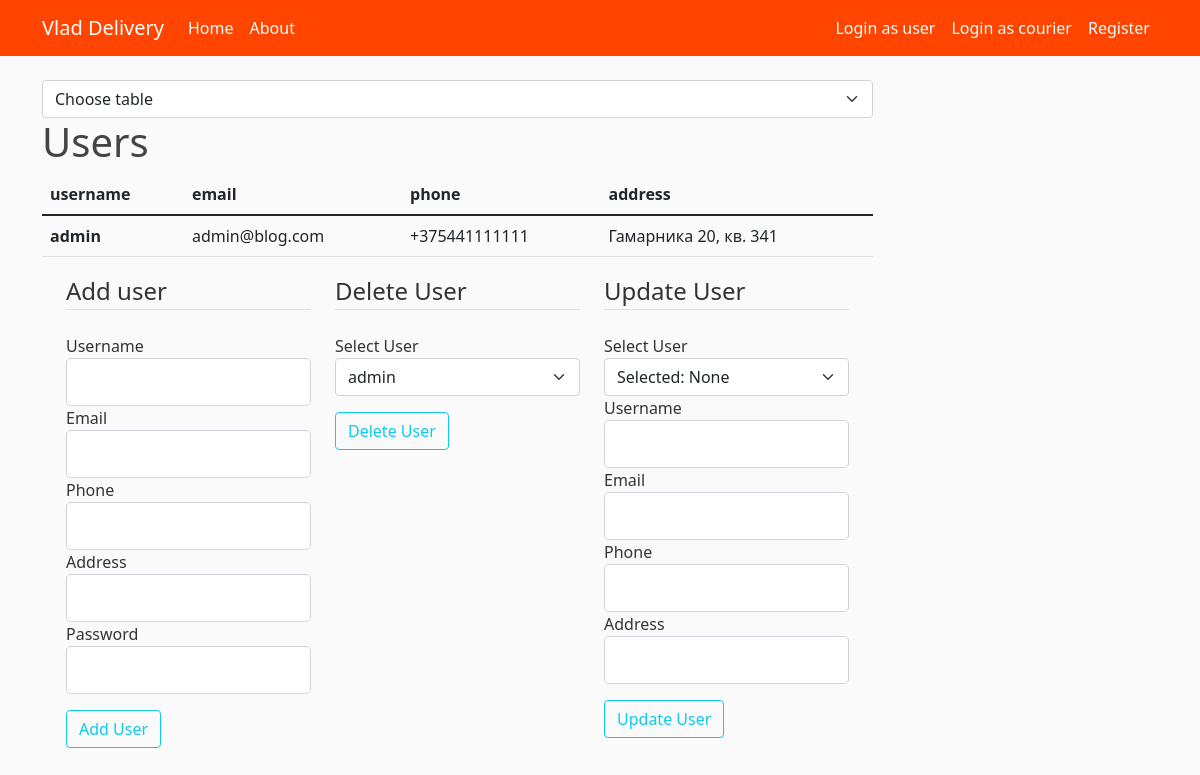
Page /admin_tables/users/ on the earlier database version.
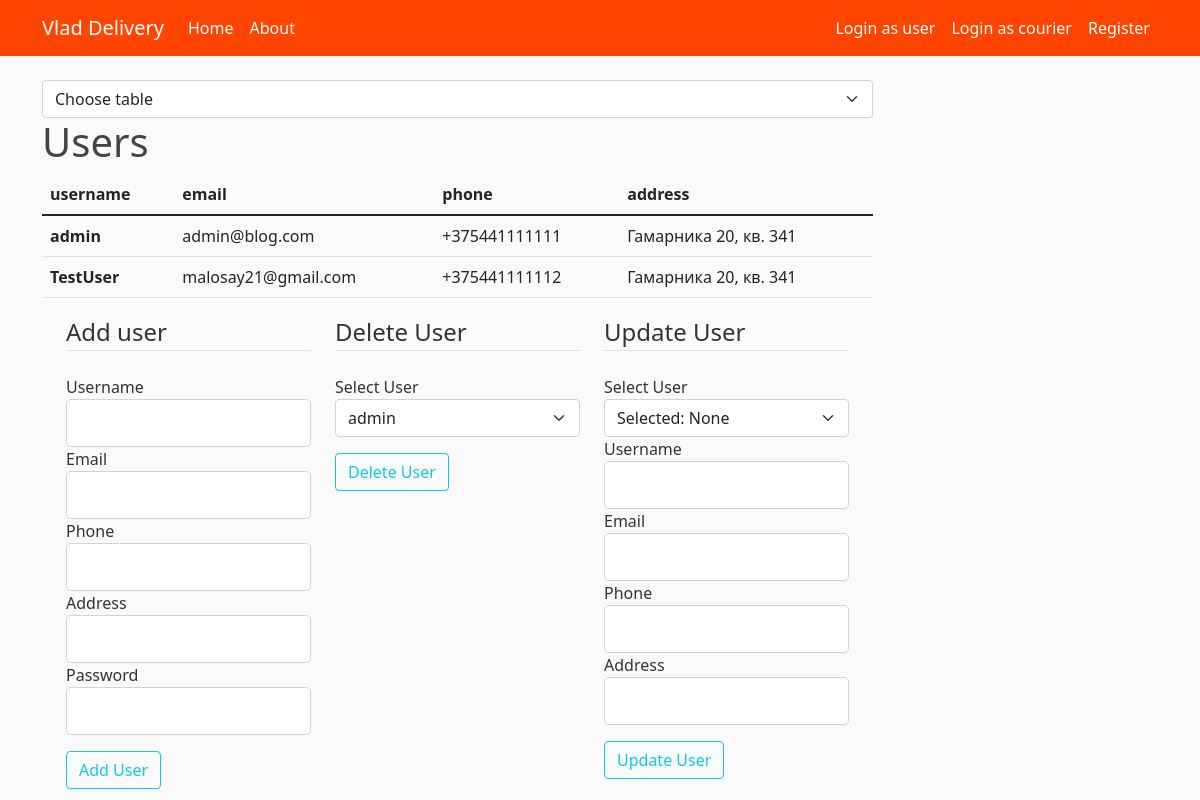
Same page on the later database version.
### bd_project/models.py (models this page shows, shortened)
class BaseModel(Model):
    id = PrimaryKeyField(unique=True)
    class Meta:
        database = db
        order_by = 'id'

class User(BaseModel, UserMixin):
    username = CharField(max_length=20, unique=True, null=False)
    email = CharField(max_length=20, unique=True, null=False)
    phone = CharField(max_length=15, unique=True, null=False)
    address = CharField(max_length=20, null=False)
    password = CharField(max_length=60, null=False)
    class Meta:
        db_table = 'Users'

### bd_project/admin_users_table/routes.py (the view)
@admin_users_table.route('/admin_tables/users/', methods=['GET'])
def users_table():
    selected_username = 'None'
    users, add_form, delete_form, update_form = init_users_forms_and_users()
    delete_form.select_del_user.choices = [(g.id, g.username) for g in users]
    return render_template('admin_pages/table_users.html', title='users', users=users, add_form=add_form,
                           delete_form=delete_form, update_form=update_form, selected_username=selected_username)

### bd_project/admin_users_table/forms.py (shortened to what this page needs)
class AddUserForm(FlaskForm):
    username_add_form = StringField('Username',
                                    validators=[DataRequired(), Length(min=2, max=20)])
    email = StringField('Email',
                        validators=[DataRequired(), Email()])
    phone = StringField('Phone',
                        validators=[DataRequired()])
    address = StringField('Address',
                          validators=[DataRequired()])
    password = PasswordField('Password', validators=[DataRequired()])
    add_submit = SubmitField('Add User')

class DeleteUserForm(FlaskForm):
    select_del_user = SelectField('Select User', coerce=int)
    del_submit = SubmitField('Delete User')

### bd_project/admin_users_table/utils.py (called while the page is built)
def init_users_forms_and_users():
    users = User.select()
    add_form = AddUserForm()
    delete_form = DeleteUserForm()
    update_form = UpdateUserForm()
    return users, add_form, delete_form, update_form

### bd_project/templates/admin_pages/table_users.html (shortened to what this page needs)
{% extends "admin_pages/admin.html" %}
{% block table %}
<body>
<h1>Users</h1>
<table class="table table">
    <thead>
    <tr>
        <th scope="col">username</th>
        <th scope="col">email</th>
        <th scope="col">phone</th>
        <th scope="col">address</th>
    </tr>
    </thead>
    <tbody>
    {% for user in users %}
    <tr>
        <th scope="row">{{ user.username }}</th>
        <td>{{ user.email }}</td>
        <td>{{ user.phone }}</td>
        <td>{{ user.address }}</td>
    </tr>
    {% endfor %}
    </tbody>
</table>
<div class="container">
    <div class="row">
        <div class="col">
            <form method="post" action="{{ url_for('admin_users_table.user_creation') }}">
                <fieldset class="form-group">
                    <legend class="border-bottom mb-4">Add user</legend>
                    <div class="form-group">
                        {{ add_form.username_add_form.label(class="form-control-label") }}
                        {% if add_form.username_add_form.errors %}
                        {{ add_form.username_add_form(class="form-control form-control-lg is-invalid") }}
                        <div class="invalid-feedback">
                            {% for error in add_form.username_add_form.errors %}
                            <span>{{ error }}</span>
                            {% endfor %}
                        </div>
                        {% else %}
                        {{ add_form.username_add_form(class="form-control form-control-lg") }}
                        {% endif %}
                    </div>
                    <div class="form-group">
                        {{ add_form.email.label(class="form-control-label") }}
                        {% if add_form.email.errors %}
                        {{ add_form.email(class="form-control form-control-lg is-invalid") }}
                        <div class="invalid-feedback">
                            {% for error in add_form.email.errors %}
                            <span>{{ error }}</span>
                            {% endfor %}
                        </div>
                        {% else %}
                        {{ add_form.email(class="form-control form-control-lg") }}
                        {% endif %}
                    </div>
                    <div class="form-group">
                        {{ add_form.phone.label(class="form-control-label") }}
                        {% if add_form.phone.errors %}
                        {{ add_form.phone(class="form-control form-control-lg is-invalid") }}
                        <div class="invalid-feedback">
                            {% for error in add_form.phone.errors %}
                            <span>{{ error }}</span>
                            {% endfor %}
                        </div>
                        {% else %}
                        {{ add_form.phone(class="form-control form-control-lg") }}
                        {% endif %}
                    </div>
                    <div class="form-group">
                        {{ add_form.address.label(class="form-control-label") }}
                        {% if add_form.address.errors %}
                        {{ add_form.address(class="form-control form-control-lg is-invalid") }}
                        <div class="invalid-feedback">
                            {% for error in add_form.address.errors %}
                            <span>{{ error }}</span>
                            {% endfor %}
                        </div>
                        {% else %}
                        {{ add_form.address(class="form-control form-control-lg") }}
                        {% endif %}
                    </div>
                    <div class="form-group">
                        {{ add_form.password.label(class="form-control-label") }}
                        {% if add_form.password.errors %}
                        {{ add_form.password(class="form-control form-control-lg is-invalid") }}
                        <div class="invalid-feedback">
                            {% for error in add_form.password.errors %}
                            <span>{{ error }}</span>
                            {% endfor %}
                        </div>
                        {% else %}
                        {{ add_form.password(class="form-control form-control-lg") }}
                        {% endif %}
                    </div>
                    <div class="form-group pt-3">
                        {{ add_form.add_submit(class="btn btn-outline-info") }}
                    </div>
                </fieldset>
            </form>
        </div>
        <div class="col">
            <form method="post" action="{{ url_for('admin_users_table.user_removing') }}">
                <fieldset class="form-group">
                    <legend class="border-bottom mb-4">Delete User</legend>
                    <div class="form-group">
                        {{ delete_form.select_del_user.label(class="form-control-label") }}
                        {{ delete_form.select_del_user(class="form-select") }}
                    </div>
                    <div class="form-group pt-3">
                        {{ delete_form.del_submit(class="btn btn-outline-info") }}
                    </div>
                </fieldset>
            </form>
        </div>
        <div class="col">
            <form method="post" action="">
                <fieldset class="form-group">
                    <legend class="border-bottom mb-4">Update User</legend>
                    <label class="form-control-label">Select User</label>
                    <select class="form-select " onchange="location = this.value;" name="forma">
                        <option selected>Selected: {{ selected_username }}</option>
                    </select>
                    <div class="form-group">
                        {{ update_form.username_update.label(class="form-control-label") }}
                        {% if update_form.username_update.errors %}
                        {{ update_form.username_update(class="form-control form-control-lg is-invalid") }}
                        <div class="invalid-feedback">
                            {% for error in update_form.username_update.errors %}
                            <span>{{ error }}</span>
                            {% endfor %}
                        </div>
                        {% else %}
                        {{ update_form.username_update(class="form-control form-control-lg") }}
                        {% endif %}
                    </div>
                    <div class="form-group">
                        {{ update_form.email_update.label(class="form-control-label") }}
                        {% if update_form.email_update.errors %}
                        {{ update_form.email_update(class="form-control form-control-lg is-invalid") }}
                        <div class="invalid-feedback">
                            {% for error in update_form.email_update.errors %}
                            <span>{{ error }}</span>
                            {% endfor %}
                        </div>
                        {% else %}
                        {{ update_form.email_update(class="form-control form-control-lg") }}
                        {% endif %}
                    </div>
                    <div class="form-group">
                        {{ update_form.phone_update.label(class="form-control-label") }}
                        {% if update_form.phone_update.errors %}
                        {{ update_form.phone_update(class="form-control form-control-lg is-invalid") }}
                        <div class="invalid-feedback">
                            {% for error in update_form.phone_update.errors %}
                            <span>{{ error }}</span>
                            {% endfor %}
                        </div>
                        {% else %}
                        {{ update_form.phone_update(class="form-control form-control-lg") }}
                        {% endif %}
                    </div>
                    <div class="form-group">
                        {{ update_form.address_update.label(class="form-control-label") }}
                        {% if update_form.address_update.errors %}
                        {{ update_form.address_update(class="form-control form-control-lg is-invalid") }}
                        <div class="invalid-feedback">
                            {% for error in update_form.address_update.errors %}
                            <span>{{ error }}</span>
                            {% endfor %}
                        </div>
                        {% else %}
                        {{ update_form.address_update(class="form-control form-control-lg") }}
                        {% endif %}
                    </div>
                    <div class="form-group pt-3">
                        {{ update_form.submit_update(class="btn btn-outline-info") }}
                    </div>
                </fieldset>
            </form>
        </div>
    </div>
</div>
</body>
{% endblock table %}

### bd_project/templates/admin_pages/admin.html (shortened to what this page needs)
{% extends "layout.html" %}
{% block content %}
<body>
    <select onchange="location = this.value;" class="form-select" size="1" aria-label="select example">
        <option selected>Choose table</option>
    </select>
    {% block table %} {% endblock table %}
</body>
{% endblock content %}

### bd_project/templates/layout.html (shortened to what this page needs)
<!DOCTYPE html>
<html lang="en">
<head>
    <link href="https://cdn.jsdelivr.net/npm/bootstrap@5.1.3/dist/css/bootstrap.min.css" rel="stylesheet"
>
    <link rel="stylesheet" type="text/css" href="{{ url_for('static',filename='main.css') }}">
</head>
<body>
<header class="site-header">
    <nav class="navbar navbar-expand-md navbar-dark bg-steel fixed-top">
        <div class="container">
            <a class="navbar-brand mr-4" href="{{ url_for('main.home') }}">Vlad Delivery</a>
            <div class="collapse navbar-collapse" id="navbarToggle">
                <div class="navbar-nav me-auto">
                    <a class="nav-item nav-link" href="{{ url_for('main.home') }}">Home</a>
                    <a class="nav-item nav-link" href="#">About</a>
                </div>
                {% if current_user.is_authenticated and current_user.username == 'admin' %}
                <div class="navbar-nav ms-auto">
                    <a class="nav-item nav-link" href="{{ url_for('main.admin_page') }}">Admin page</a>
                    <a class="nav-item nav-link" href="{{ url_for('users.logout') }}">Logout</a>
                </div>
                {% elif current_user.is_authenticated %}
                <div class="navbar-nav ms-auto">
                    <a class="nav-item nav-link" href="{{ url_for('users.current_orders') }}">Current orders</a>
                    <a class="nav-item nav-link" href="{{ url_for('users.account') }}">Account</a>
                    <a class="nav-item nav-link" href="{{ url_for('users.logout') }}">Logout</a>
                </div>
                {% elif session['courier'] %}
                    <a class="nav-item nav-link" href=" {{ url_for('couriers.current_courier_orders') }} ">My curent orders</a>
                    <a class="nav-item nav-link" href="{{ url_for('couriers.logout') }}">Logout</a>
                {% else %}
                <div class="navbar-nav ms-auto">
                    <a class="nav-item nav-link" href="{{ url_for('users.login') }}">Login as user</a>
                    <a class="nav-item nav-link" href="{{ url_for('couriers.login') }}">Login as courier</a>
                    <a class="nav-item nav-link" href="{{ url_for('users.register') }}">Register</a>
                </div>
                {% endif %}
            </div>
        </div>
    </nav>
</header>
<main role="main" class="container">
    <div class="row">
        <div class="col-md-9">
            {% block content %}{% endblock %}
        </div>
    </div>
</main>
</body>
</html>

### bd_project/static/main.css (style rules this page uses)
body { background: #fafafa; color: #333333; margin-top: 5rem; }
h1, h2, h3, h4, h5, h6 { color: #444444; }
.bg-steel { background-color: #FF4500; }
.site-header .navbar-nav .nav-link { color: #F0FFFF; }
a { text-decoration: none; }

Differences in the rows shown:
added User: username "TestUser", email "malosay21@gmail.com", phone "+375441111112", address "Гамарника 20, кв. 341"
